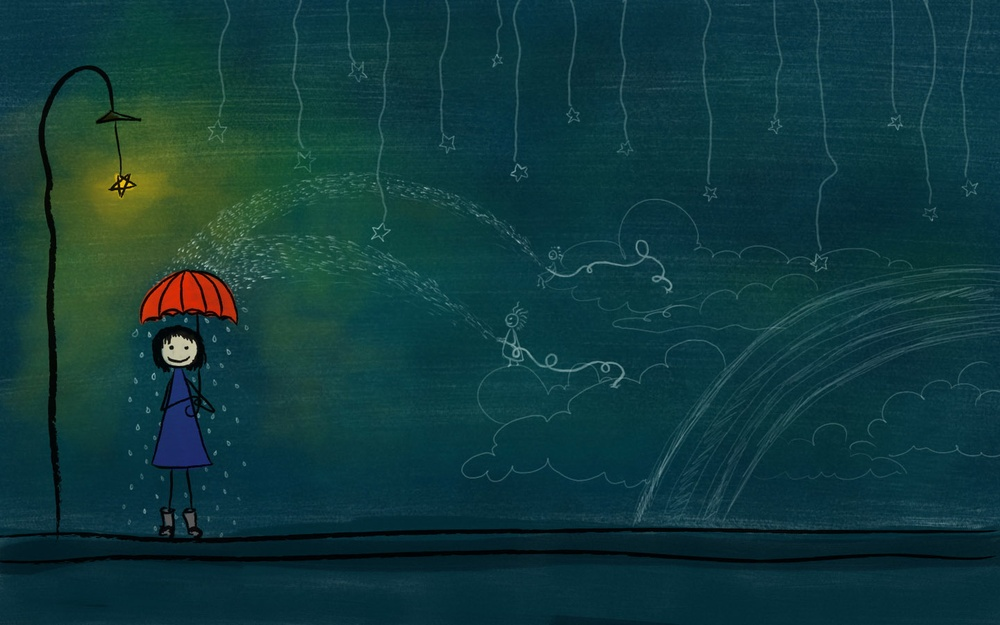
#> input picture TimerXdd2/pic.jpg, 1000 x 625 px, shrunk from 1440 x 900 before the run, found by its file name
$ python '裁剪图片.py'
#> lines starting #> are read from the running program, lines starting #| are printed output that depends on the picture
from PIL import Image
img = Image.open('F:\desktop\爬取的图片\pic.jpg')
#> img is the input picture: PIL image 1000x625 RGB; mean R, G, B 16.4, 57.6, 60.2
(picW,picH) = img.size
#> picW = 1000; picH = 625
# 欲裁剪为4*3
bili = 4/3
if picW/picH>=bili:
    print('weight pic')
    picW2 = picH*bili
#> picW2 = 833.3
    left = (picW-picW2)/2
#> left = 83.33
    right = left + picH*bili
#> right = 916.7
    upper = 0
    lower = picH
#> lower = 625
    cropped = img.crop((left, upper, right, lower))  # (left, upper, right, lower)
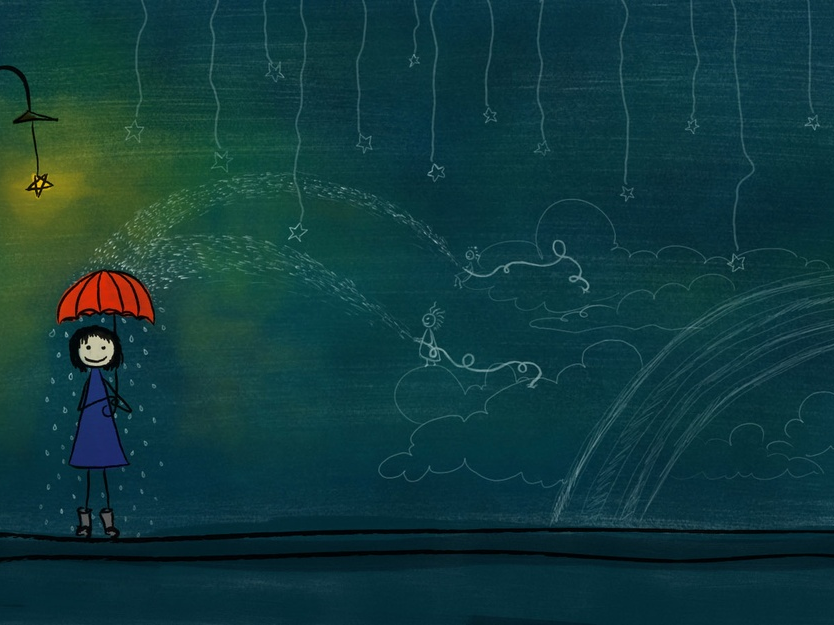
#> cropped: PIL image 834x625 RGB; mean R, G, B 16.4, 58, 60.5
    #print(left, upper, right, lower)
else:
    print('height pic')
    picH2 = picW /bili
    left = 0
    upper = (picH - picH2) / 2
    right = picW
    lower = upper + picW / bili
    cropped = img.crop((left, upper, right, lower))  # (left, upper, right, lower)
cropped.save("F:\desktop\爬取的图片\pic.jpg")
